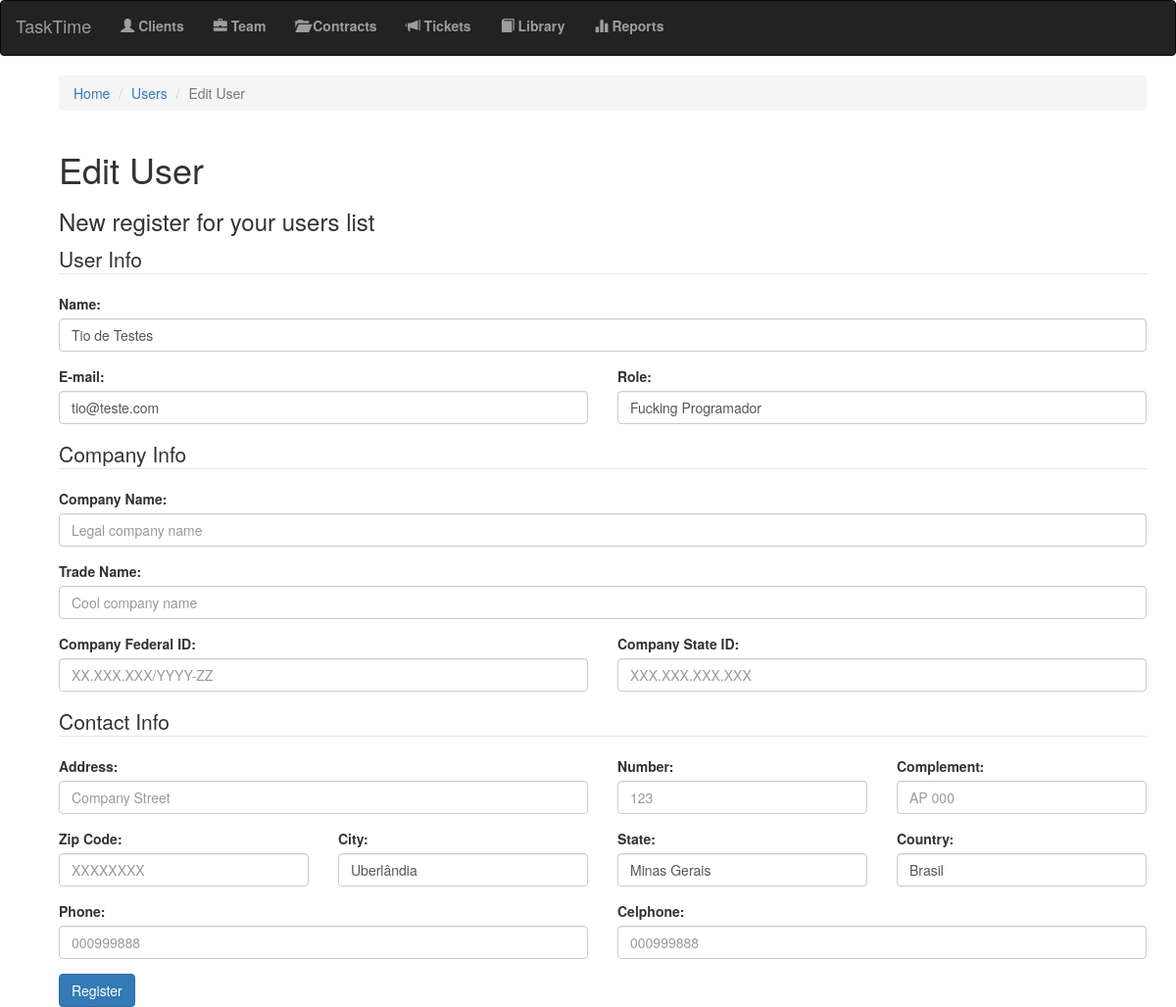
Page /edit_user/1 on the committed database.
### app/models/dbs.py (models this page shows, shortened)
class User(db.Model):
    id = db.Column(db.Integer, primary_key=True)
    name = db.Column(db.String)
    email = db.Column(db.String)
    password = db.Column(db.String)
    category = db.Column(db.Enum('admin', 'employee'),\
        default='employee')
    role = db.Column(db.String)
    company_name = db.Column(db.String) ## PT-BR: Razão Social
    trade_name = db.Column(db.String) ## PT-BR: Nome Fantasia
    company_federal_id = db.Column(db.String) ## PT-BR: CNPJ
    company_state_id = db.Column(db.String) ## PT-BR: Inscrição Estadual
    address = db.Column(db.String)
    number = db.Column(db.Integer)
    complement = db.Column(db.String(20))
    zip_code = db.Column(db.String)
    city = db.Column(db.String)
    state = db.Column(db.String)
    country = db.Column(db.String)
    phone = db.Column(db.String)
    celphone = db.Column(db.String)
    tickets = db.relationship('Ticket', backref='employees', lazy='dynamic')
    articles = db.relationship('Article', backref='authors', lazy='dynamic')

### app/routes/users.py (the view, shortened to what this page needs)
@app.route('/edit_user/<int:id>', methods=['GET', 'POST'])
@requires_roles('admin')
def edit_user(id):
    user = User.query.get(id)
    form = RegisterUser(obj=user)
    return render_template('users/register_user.html',
                            title='Edit User',
                            action='edit_user',
                            id=id,
                            form=form)

### app/models/forms.py
class RegisterUser(Form):
	name = StringField('name', validators=[DataRequired()])
	email = StringField('email', validators=[Email()])
	role = StringField('role', validators=[DataRequired()])
	company_name = StringField('company_name')
	trade_name = StringField('trade_name')
	company_federal_id = StringField('company_federal_id')
	company_state_id = StringField('company_state_id')
	address = StringField('address')
	number = IntegerField('number', validators=[Optional()])
	complement = StringField('complement')
	zip_code = StringField('zip_code')
	city = StringField('city', validators=[DataRequired()])
	state = StringField('state', validators=[DataRequired()])
	country = StringField('country', validators=[DataRequired()])
	phone = StringField('phone')
	celphone = StringField('celphone')

### app/templates/users/register_user.html (shortened to what this page needs)
{% extends 'base.html' %}
{% block content %}
<div class="container">
<aside class="col-md-12">
	<ol class="breadcrumb">
	  <li><a href={{ url_for('index') }}>Home</a></li>
	  <li><a href={{ url_for('show_users') }}>Users</a></li>
	  <li class="active">{{title}}</li>
	</ol>
</aside>
<article class="col-md-12">
	<header>
		<h1>{{ title }}</h1>
		<h3>New register for your users list</h3>
	</header>
	<div>
	{% if action == 'register_user' %}
	<form action={{ url_for(action) }} method="post" name="registerUser">
	{% else %}
	<form action={{ url_for(action, id=id) }} method="post" name="editUser">
	{% endif %}
		<fieldset>
			<legend>User Info</legend>
			{% if form.name.errors %}
			<div class="form-group has-error">
			{% else %}
			<div class="form-group">
			{% endif %}
				<label class="control-label">Name:</label>
				{{ form.name(class='form-control', placeholder='John Sullivan') }}
			</div>
			<div class="row form-group">
				{% if form.email.errors %}
				<div class="col-md-6 has-error">
				{% else %}
				<div class="col-md-6">
				{% endif %}
				<label class="control-label">E-mail:</label>
				{{ form.email(class='form-control', placeholder='john@email.com') }}
				</div>
				{% if form.role.errors %}
				<div class="col-md-6 has-error">
				{% else %}
				<div class="col-md-6">
				{% endif %}
				<label class="control-label">Role:</label>
				{{ form.role(class='form-control', placeholder='Programmer') }}
				</div>
			</div>
		</fieldset>
		<fieldset>
			<legend>Company Info</legend>
			{% if form.company_name.errors %}
			<div class="form-group has-error">
			{% else %}
			<div class="columns form-group">
			{% endif %}
				<label class="control-label">Company Name:</label>
				{{ form.company_name(class='form-control', placeholder='Legal company name') }}
			</div>
			{% if form.trade_name.errors %}
			<div class="form-group has-error">
			{% else %}
			<div class="form-group">
			{% endif %}
				<label class="control-label">Trade Name:</label>
				{{ form.trade_name(class='form-control', placeholder='Cool company name') }}
			</div>
			<div class="row form-group">
				{% if form.company_federal_id.errors %}
				<div class="col-md-6 has-error">
				{% else %}
				<div class="col-md-6">
				{% endif %}
					<label class="control-label">Company Federal ID:</label>
					{{ form.company_federal_id(class='form-control', placeholder='XX.XXX.XXX/YYYY-ZZ') }}
				</div>
				{% if form.company_state_id.errors %}
				<div class="col-md-6 has-error">
				{% else %}
				<div class="col-md-6">
				{% endif %}
					<label class="control-label">Company State ID:</label>
					{{ form.company_state_id(class='form-control', placeholder='XXX.XXX.XXX.XXX') }}
				</div>
			</div>
		</fieldset>
		<fieldset>
			<legend>Contact Info</legend>
			<div class="row form-group">
				{% if form.address.errors %}
				<div class="col-md-6 has-error">
				{% else %}
				<div class="col-md-6">
				{% endif %}
					<label class="control-label">Address:</label>
					{{ form.address(class='form-control', placeholder='Company Street') }}
				</div>
				{% if form.number.errors %}
				<div class="col-md-3 has-error">
				{% else %}
				<div class="col-md-3">
				{% endif %}
					<label class="control-label">Number:</label>
					{{ form.number(class='form-control', placeholder='123') }}
				</div>
				{% if form.complement.errors %}
				<div class="col-md-3 has-error">
				{% else %}
				<div class="col-md-3">
				{% endif %}
					<label class="control-label">Complement:</label>
					{{ form.complement(class='form-control', placeholder='AP 000') }}
				</div>
			</div>
			<div class="row form-group">
				{% if form.zip_code.errors %}
				<div class="col-md-3 has-error">
				{% else %}
				<div class="col-md-3">
				{% endif %}
					<label class="control-label">Zip Code:</label>
					{{ form.zip_code(class='form-control', placeholder='XXXXXXXX') }}
				</div>
				{% if form.city.errors %}
				<div class="col-md-3 has-error">
				{% else %}
				<div class="col-md-3">
				{% endif %}
					<label class="control-label">City:</label>
					{{ form.city(class='form-control', placeholder='City') }}
				</div>
				{% if form.state.errors %}
				<div class="col-md-3 has-error">
				{% else %}
				<div class="col-md-3">
				{% endif %}
					<label class="control-label">State:</label>
					{{ form.state(class='form-control', placeholder='State') }}
				</div>
				{% if form.country.errors %}
				<div class="col-md-3 has-error">
				{% else %}
				<div class="col-md-3">
				{% endif %}
					<label class="control-label">Country:</label>
					{{ form.country(class='form-control', placeholder='Country') }}
				</div>
			</div>
			<div class="row form-group">
				{% if form.phone.errors %}
				<div class="col-md-6 has-error">
				{% else %}
				<div class="col-md-6">
				{% endif %}
					<label class="control-label">Phone:</label>
						{{ form.phone(class='form-control', placeholder='000999888') }}
				</div>
				{% if form.celphone.errors %}
				<div class="col-md-6 has-error">
				{% else %}
				<div class="col-md-6">
				{% endif %}
					<label class="control-label">Celphone:</label>
						{{ form.celphone(class='form-control', placeholder='000999888') }}
				</div>
			</div>
		</fieldset>
		<div class="row col-md-12">
			<input type="submit" value="Register" class="btn btn-primary">
		</div>
	</form>
	</div>
</article>
</div>
{% endblock %}

### rows in the picture
User: name "Tio de Testes", email "tio@teste.com", role "Fucking Programador", city "Uberlândia", state "Minas Gerais", country "Brasil"

### other values in the picture
{{ title }} "Edit User"
